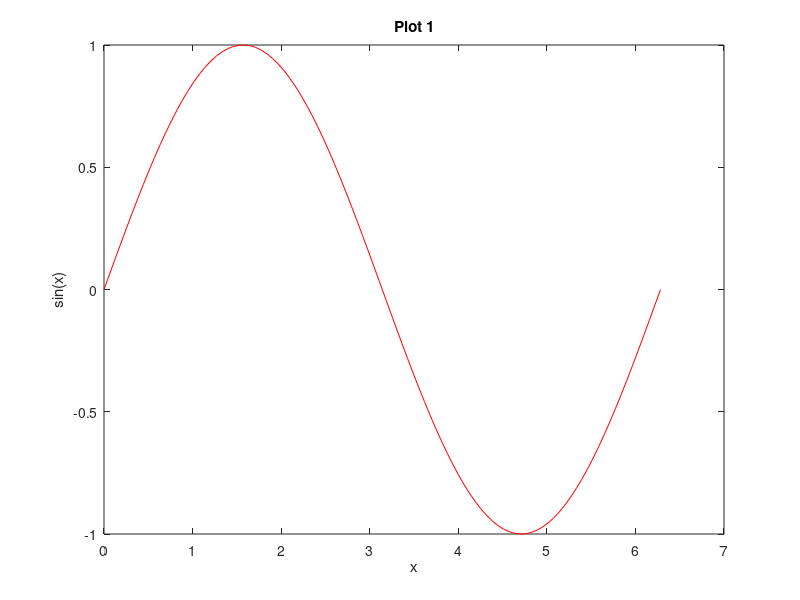
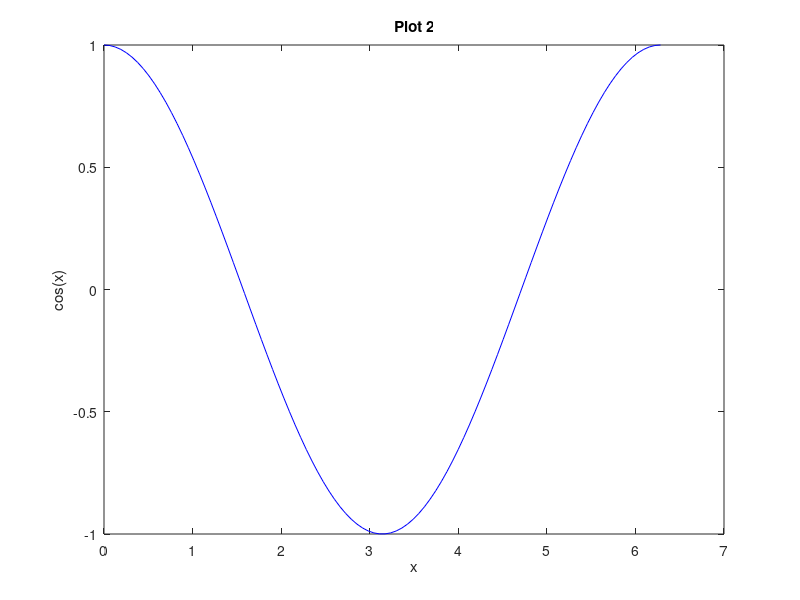
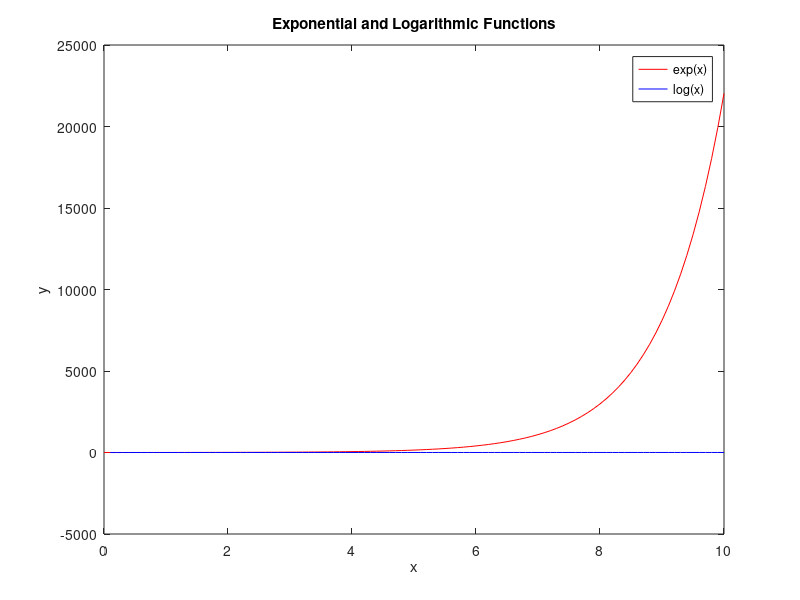

Source code (MATLAB) for these figures, in order: (Note: this script raises an error after producing the figures.)
%Ex_1
% Prompt the user for a length and units
length = input('Enter the length: ');
units = input('Enter the units: ', 's');
% Print the length and units
fprintf('Length: %d %s\n', length, units);
%Ex_2
% Generate some sample data
x = linspace(0, 2*pi, 100);
y1 = sin(x);
y2 = cos(x);
% First plot
figure;
plot(x, y1, 'r');
xlabel('x');
ylabel('sin(x)');
title('Plot 1');
% Second plot
figure;
plot(x, y2, 'b');
xlabel('x');
ylabel('cos(x)');
title('Plot 2');
%Ex_3
% Define the range of x values
x = 0:0.1:10;
% Calculate exp(x) and log(x) for the range of x values
y_exp = exp(x);
y_log = log(x);
% Plot exp(x) and log(x) on one graph
figure;
plot(x, y_exp, 'r', x, y_log, 'b');
title('Exponential and Logarithmic Functions');
xlabel('x');
ylabel('y');
legend('exp(x)', 'log(x)');
%Ex_4
% Define variables
principal = 1000; % initial investment
interest_rate = 0.05; % annual interest rate
n_years = 10; % number of years
n_months = n_years * 12; % number of months
deposits = [0, 100, 200, 300, 400, 500]; % different monthly deposits
% Calculate value of account for each monthly deposit
for i = 1:length(deposits)
    deposit = deposits(i);
    monthly_rate = interest_rate / 12;
    value = principal;
    for j = 1:n_months
        value = value + deposit;
        interest = value * monthly_rate;
        value = value + interest;
    end
    fprintf('Value of account after 10 years with $%d monthly deposit: $%.2f\n', deposit, value);
end
